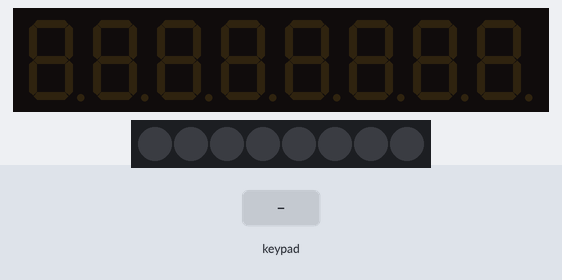
The sketch below on a simulated ESP32. Parts: 8-digit seven-segment display, 8 RGB LEDs in strip order, left to right. The inputs (shaded band) are chosen by the test bench. WiFi joins after 1.5 s; servers stay silent unless stated; what the sketch prints to the serial monitor is not drawn.

Above: at 2.7 s.
2.8 s: keypad keys 1 2 3 4 pressed 0.4 s apart
At 5.3 s:
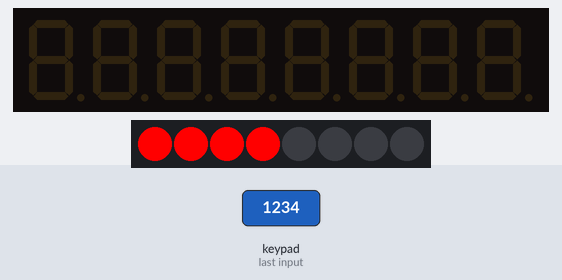
5.9 s: key '1' pressed
At 6.7 s:
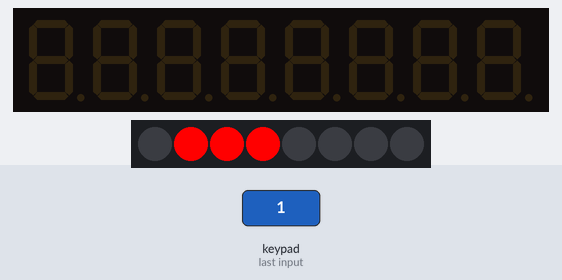
7.4 s: key '2' pressed
At 7.9 s:
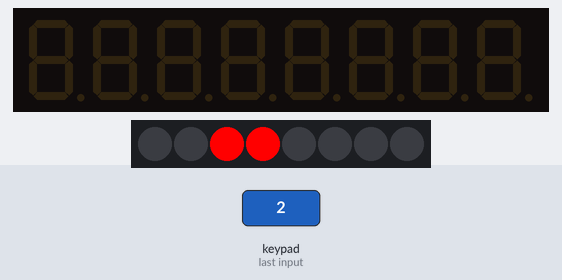
8.9 s: keypad keys 1 2 3 4 pressed 0.4 s apart
At 11.1 s:
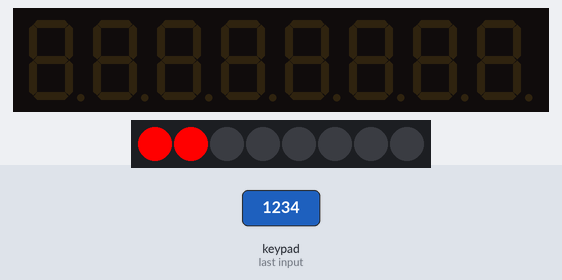
Timing chart, 0 to 12.6 s (numbered marks = the images above; inputs shaded):
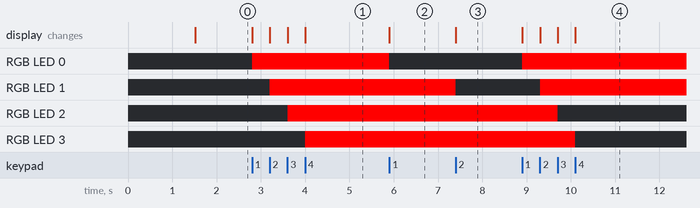

The sketch:

T1.ino
```cpp
#include <TM1638plus.h>
#include <WiFi.h>
#include <WebServer.h>

#define STB 18
#define CLK 19
#define DIO 21

const char* ssid = "Ruc2hxd";
const char* pass = "ruch1232";

WebServer server(80);
TM1638plus tm(STB, CLK, DIO, true);

bool led[8];

void showLED() {
  for (int i = 0; i < 8; i++)
    tm.setLED(i, led[i]);
}

void web() {
  String s = "<meta http-equiv='refresh' content='1'><h1>TM1638</h1>";
  for (int i = 0; i < 8; i++) {
    s += "LED" + String(i + 1);
    s += " <a href='/t" + String(i) + "'>";
    s += "<button>";
    s += led[i] ? "ON" : "OFF";
    s += "</button></a><br><br>";
  }
  server.send(200, "text/html", s);
}

void toggle(int i) {
  led[i] = !led[i];
  showLED();
  server.sendHeader("Location", "/");
  server.send(303);
}

void setup() {
  Serial.begin(115200);

  tm.displayBegin();
  tm.reset();
  tm.brightness(7);

  // แสดงสถานะ connecting บน Serial
  Serial.print("\nConnecting to ");
  Serial.print(ssid);

  WiFi.begin(ssid, pass);
  while (WiFi.status() != WL_CONNECTED) {
    delay(500);
    Serial.print(".");
  }

  // แสดง IP และ URL ใน Serial
  Serial.println("\n------------------------------");
  Serial.print("Connected!  IP : ");
  Serial.println(WiFi.localIP());
  Serial.print("Open browser  : http://");
  Serial.println(WiFi.localIP());
  Serial.println("------------------------------");

  server.on("/", web);
  for (int i = 0; i < 8; i++) {
    String p = "/t" + String(i);
    server.on(p.c_str(), [i]() { toggle(i); });
  }

  server.begin();
  Serial.println("Server started.");

  showLED();
}

void loop() {
  server.handleClient();

  byte b = tm.readButtons();
  for (int i = 0; i < 8; i++) {
    if (b & (1 << i)) {
      led[i] = !led[i];
      showLED();
      Serial.print("Button ");
      Serial.print(i + 1);
      Serial.print(" → LED");
      Serial.print(i + 1);
      Serial.println(led[i] ? " ON" : " OFF");
      delay(250);
    }
  }
}
```

Measured:
- after the input at 2.8 s, RGB LED 0: off → RGB(255, 0, 0) at once; RGB LED 1: off → RGB(255, 0, 0) after 0.40 s; RGB LED 2: off → RGB(255, 0, 0) after 0.80 s; RGB LED 3: off → RGB(255, 0, 0) after 1.2 s
- after the input at 5.9 s, RGB LED 0: RGB(255, 0, 0) → off at once
- after the input at 7.4 s, RGB LED 1: RGB(255, 0, 0) → off at once
- after the input at 8.9 s, RGB LED 0: off → RGB(255, 0, 0) at once; RGB LED 1: off → RGB(255, 0, 0) after 0.40 s; RGB LED 2: RGB(255, 0, 0) → off after 0.80 s; RGB LED 3: RGB(255, 0, 0) → off after 1.2 s
